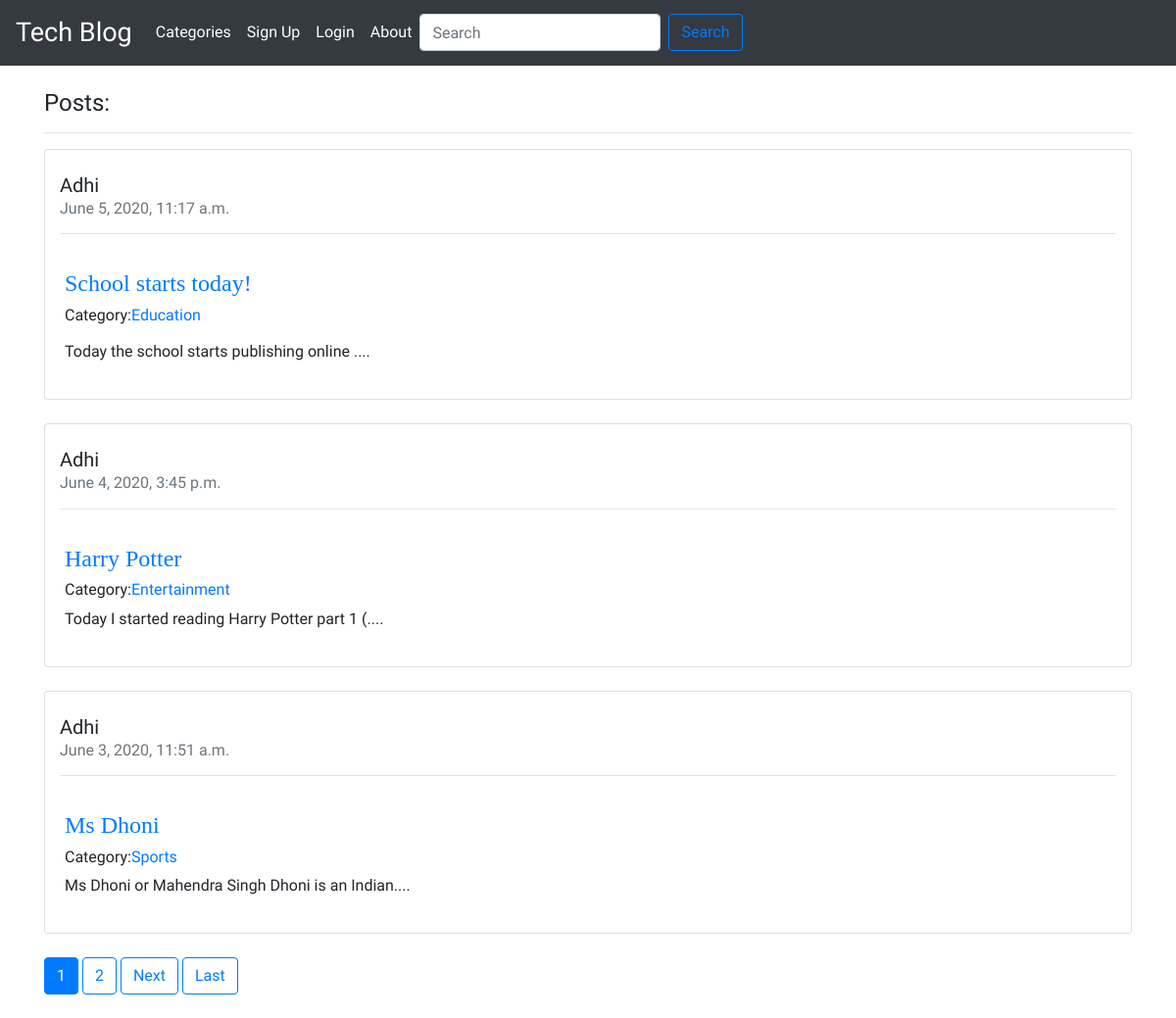
The page / on the database its author committed.
### blog/models.py (models this page shows, shortened)
class Post(models.Model):
    title = models.CharField(max_length=50)
    text = RichTextField(blank=True,null=True)
    author = models.ForeignKey(User,on_delete=models.CASCADE)
    post_date = models.DateTimeField(auto_now_add=True)
    category = models.CharField(max_length=30,default='coding')
    likes = models.ManyToManyField(User,related_name='blog_like')

### blog/views.py (the view)
# urls.py: path('',views.HomeView.as_view(),name='home'),
class HomeView(ListView):
    model = Post
    template_name = 'home.html'
    ordering = ['-post_date']
    paginate_by = 3

### blog/templates/home.html (shortened to what this page needs)
{% extends 'base.html' %}
{% block content %}
<br>
<h4>Posts:</h4>
<hr>
    {% for post in object_list %}
    <div class="card  width: 20rem">
      <div class="container">
        <br>
        <h5 ">{{post.author|title}}</h5>
        <h6 class="card-subtitle mb-2 text-muted">{{post.post_date}}</h6><hr>
      </div>
      <div class="card-body">
        <h4 id="blah"><a href="{% url 'blog:detail' post.pk %}">{{post.title}}</a></h4>
        <h6>Category:<a href="{% url 'blog:category' post.category %}">{{post.category|title}}</a></h6>
        {% if post.text|length <  45  %}
          <p>{{post.text|safe}}</p>
        {% else %}
          <p>{{post.text|slice:":45:"|safe}}....</p>
        {% endif %}
      </div>
    </div>
    <br>
    {% endfor %}
    {% if is_paginated %}
      {% for num in page_obj.paginator.page_range %}
        {% if page_obj.number == num %}
          <a href="?page={{ num }}" class="btn btn-primary mb-4">{{num}}</a>
        {% elif num > page_obj.number|add:"-3" and num < page_obj.number|add:'3' %}
        <a href="?page={{ num }}" class="btn btn-outline-primary mb-4 ">{{num}}</a>
        {% endif %}
      {% endfor %}
      {% if page_obj.has_next %}
        <a href="?page={{ page_obj.next_page_number }}" class="btn btn-outline-primary mb-4">Next</a>
        <a href="?page={{ page_obj.paginator.num_pages }}" class="btn btn-outline-primary mb-4">Last</a>
      {% endif %}
    {% endif %}
{% endblock %}

### blog/static/css/master.css (style rules this page uses)
body { font-family: 'Mukta', sans-serif; }
#blah { font-family: 'PT Serif', serif; }

### rows shown on the page
Post: author "Adhi", post_date "June 5, 2020, 11:17 a.m.", title "School starts today!", category "Education", text "Today the school starts publishing online"
Post: author "Adhi", post_date "June 4, 2020, 3:45 p.m.", title "Harry Potter", category "Entertainment", text "Today I started reading Harry Potter part 1 ("
Post: author "Adhi", post_date "June 3, 2020, 11:51 a.m.", title "Ms Dhoni", category "Sports", text "Ms Dhoni or Mahendra Singh Dhoni is an Indian"

### other values the page prints
{{ num }} "1"
{{ num }} "2"
